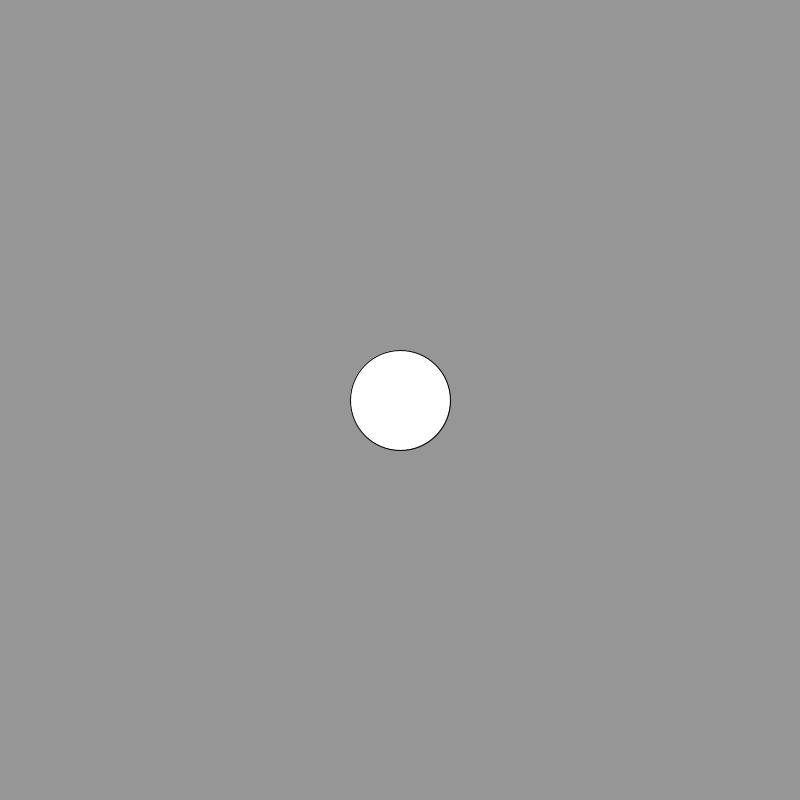
Frame 1 (no input)
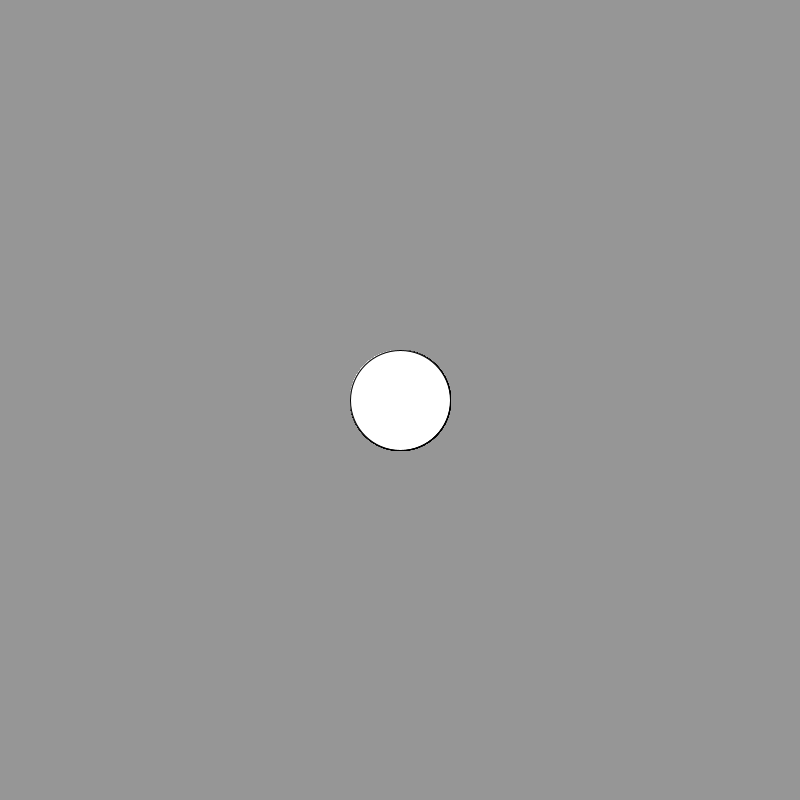
Frame 60 (the mouse pressed at the canvas centre just before this capture)
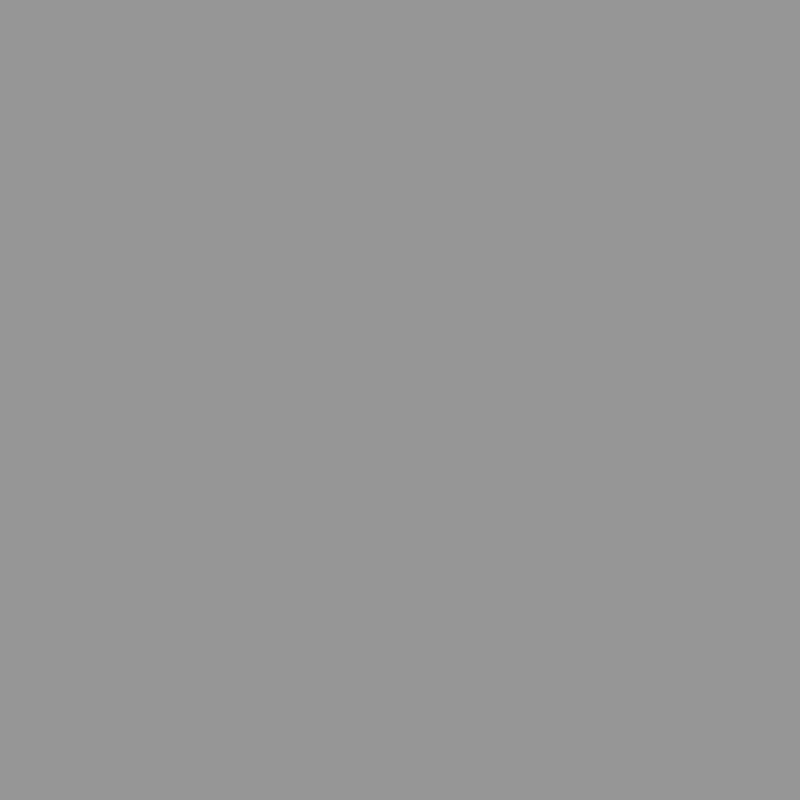
Frame 120 (the mouse held since frame 60 and released just before this capture)

The Processing sketch that drew these frames (run headless with seeded random() and noise(); from frame 60 on, the mouse is pressed at the canvas centre):

// Processing sketch: sketch_6_Edge_Detection
// ── sketch_6_Edge_Detection.pde
float ballXPos = 400;
float ballYPos = 400;
void setup() {
  size(800, 800);
  background(150);
}

void draw() {
  ellipse(ballXPos, ballYPos, 100, 100);
  fill(255, 255, 255);
  //-----------------------------------
  if (ballYPos <= 50) { // if the ball is at the edge of the screen it changes colour to red
    ballYPos = 50;
    fill(255, 0, 0);
  }
  if (ballYPos >= 750) {
    ballYPos = 750; 
    fill(255, 0, 0);
  }
  if (ballXPos <= 51) {
    ballXPos = 50; 
    fill(255, 0, 0);
  }
  if (ballXPos >= 750) {
    ballXPos = 750;
    fill(255, 0, 0);
  }
  //---------------------------
  if (keyPressed == true) { // controls the movement of the circle using the wasd keys
    if (key == 'w'|| key == 'W') {
      ballYPos -= 2;
    }
    if (key == 'a'|| key == 'A') {
      ballXPos -= 2;
    }
    if (key == 's'|| key == 'S') {
      ballYPos += 2;
    }
    if (key == 'd'|| key == 'D') {
      ballXPos += 2;
    }
    if (key == 'r'|| key == 'R') {
      ballYPos = 400;
      ballXPos = 400;
    }
  }
  //-----------------------------
  if (mousePressed == true) { // if the mouse is pressed the tail is removed
    background(150);
  }
}
